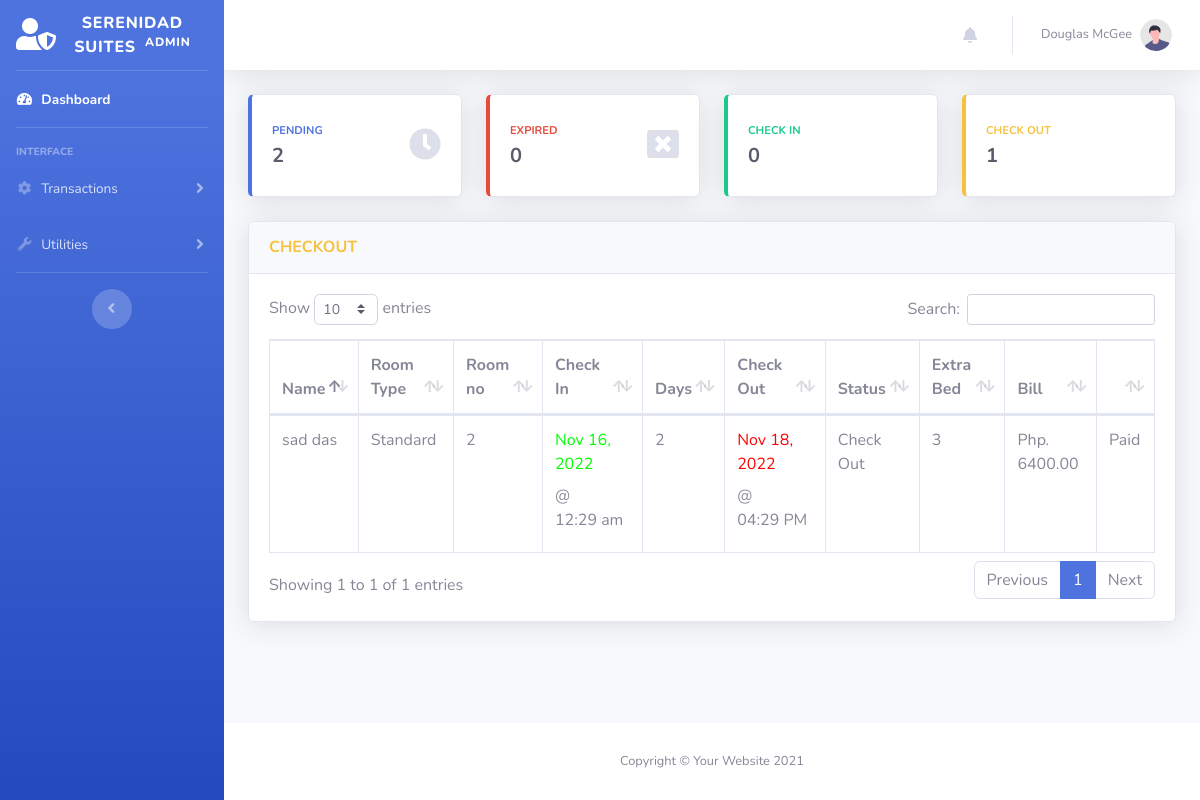
Before: /reservation-checkout.php with the older database file.
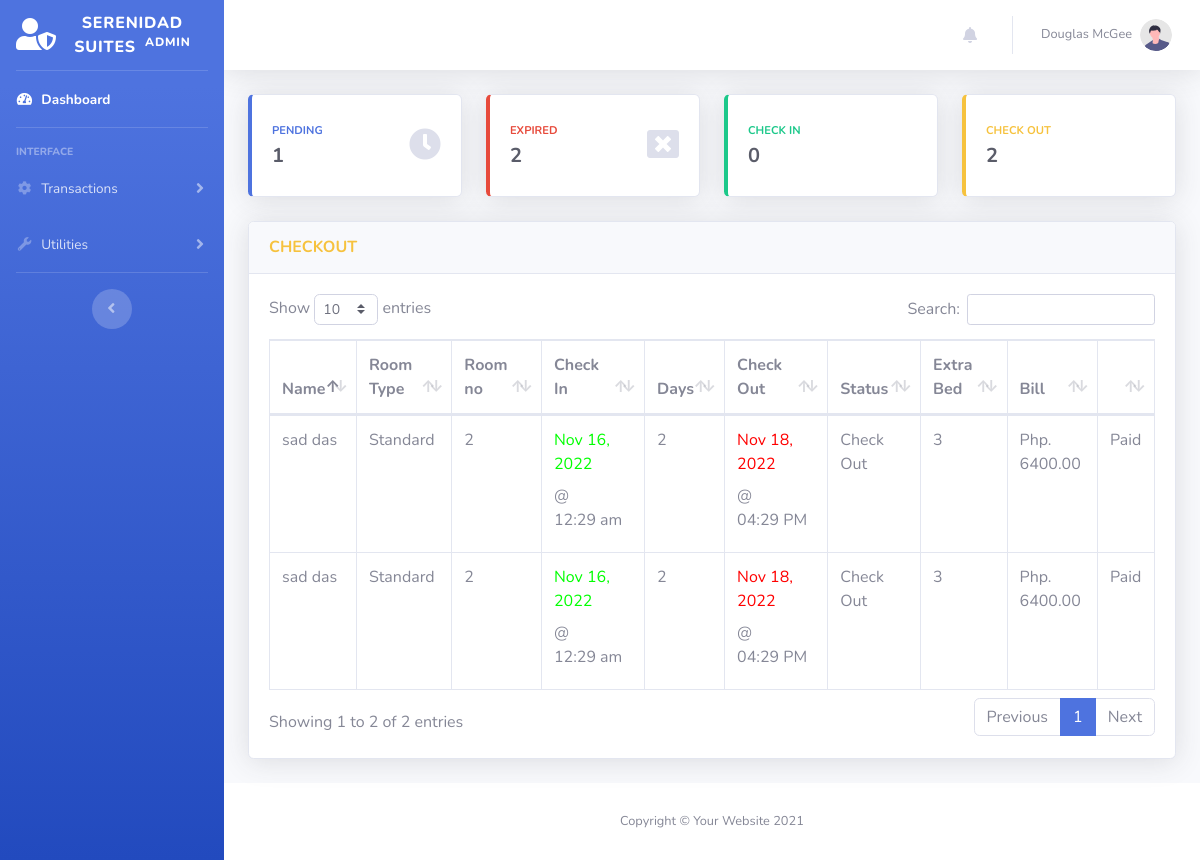
After: the same page with the newer database file.
### tables this page shows
CREATE TABLE `transactions` (
  `id` int NOT NULL,
  `guest_id` int NOT NULL,
  `room_id` int NOT NULL,
  `room_no` int DEFAULT NULL,
  `extra_bed` tinyint NOT NULL DEFAULT '0',
  `status` varchar(50) DEFAULT NULL,
  `days` int DEFAULT NULL,
  `checkin` varchar(50) DEFAULT NULL,
  `checkin_time` varchar(50) DEFAULT NULL,
  `checkout` varchar(50) DEFAULT NULL,
  `checkout_time` varchar(50) DEFAULT NULL,
  `bill` varchar(50) DEFAULT NULL,
  `valid_until` varchar(50) DEFAULT NULL,
  `is_unread` tinyint(1) NOT NULL DEFAULT '1',
  `created_at` datetime DEFAULT NULL,
  `updated_at` datetime DEFAULT NULL
);

CREATE TABLE `guest` (
  `id` int NOT NULL,
  `firstname` varchar(50) NOT NULL,
  `middlename` varchar(30) NOT NULL,
  `lastname` varchar(40) NOT NULL,
  `address` varchar(50) NOT NULL,
  `contactno` varchar(13) NOT NULL,
  `created_at` datetime DEFAULT NULL,
  `updated_at` datetime DEFAULT NULL
);

CREATE TABLE `room` (
  `id` int NOT NULL,
  `room_type` varchar(50) NOT NULL,
  `price` varchar(11) NOT NULL,
  `photo` varchar(100) NOT NULL
);

### models/Model.php (called while the page is built, shortened)
<?php
class Model
{
    protected $host = "localhost";
    protected $database = "db_hor";
    protected $username = "root";
    protected $password = "admin";
    protected $pdo;
    protected $stmt;
    public function connect(){
        try {
            $this->pdo = new PDO("mysql:host={$this->host};dbname={$this->database};charset=utf8","{$this->username}","{$this->password}");
            $this->pdo->setAttribute(PDO::ATTR_ERRMODE, PDO::ERRMODE_EXCEPTION);
            $this->pdo->setAttribute(PDO::ATTR_DEFAULT_FETCH_MODE, PDO::FETCH_ASSOC);
        } catch (PDOException $e) {
            echo $e->getMessage();
        }
    }
    public function setQuery($qry){
        $this->qry = $qry;
        $this->stmt = $this->pdo->query($this->qry);
        return $this;
    }
    public function getAll(){
        try {
            return $this->stmt->fetchAll();
        } catch (PDOException $e) {
            return $e->getMessage();
        }
    }
    public function getFirst(){
        try {
            $data =  $this->stmt->fetch();
            return (object) $data;
        } catch (PDOException $e) {
            return $e->getMessage();
        }
    }
}

### models/Transaction.php (called while the page is built, shortened)
<?php
Class Transaction extends Model {
    public function getCheckOutTransactions(){
        return $this->setQuery("SELECT
                                A.*,
                                B.firstname,
                                B.middlename,
                                B.lastname,
                                B.address,
                                B.contactno,
                                C.room_type,
                                C.price,
                                C.photo
                                FROM `transactions` as A
                                LEFT JOIN `guest` as B
                                ON A.guest_id = B.id
                                LEFT JOIN `room` as C
                                ON A.room_id = C.id
                                WHERE A.status = 'Check Out'
                                ORDER BY A.created_at DESC
                                ")
                                ->getAll();
    }
}

### reservation-checkout.php (the view, shortened to what the changed rows need)
<?php
$connection = new Transaction();
$CHECKOUT = $connection->getCheckOutTransactions();
?>
<?php include('includes/header.php') ?>
<body id="page-top">
    <div id="wrapper">
        <div id="content-wrapper" class="d-flex flex-column">
            <div id="content">
                <div class="container-fluid">
                    <div class="row">
                        <?php include('includes/count-cards.php') ?>
                    </div>
                    <div class="card shadow mb-4">
                        <div class="card-body">
                            <div class="table-responsive">
                                <table class="table table-bordered" id="dataTable" width="100%" cellspacing="0">
                                <thead>
                                    <tr>
                                        <th>Name</th>
                                        <th>Room Type</th>
                                        <th>Room no</th>
                                        <th>Check In</th>
                                        <th>Days</th>
                                        <th>Check Out</th>
                                        <th>Status</th>
                                        <th>Extra Bed</th>
                                        <th>Bill</th>
                                        <th></th>
                                    </tr>
                                </thead>
                                <tbody>
                                    <?php
                                        foreach ($CHECKOUT as $key => $value) {
                                    ?>
                                    <tr>
                                        <td><?= $value['firstname']." ".$value['lastname']?></td>
                                        <td><?= $value['room_type']?></td>
                                        <td><?= $value['room_no']?></td>
                                        <td><?= "<label style = 'color:#00ff00;'>".date("M d, Y", strtotime($value['checkin']))."</label>"." @ "."<label>".date("h:i a", strtotime($value['checkin_time']))."</label>"?></td>
                                        <td><?= $value['days']?></td>
                                        <td><?= "<label style = 'color:#ff0000;'>".date("M d, Y", strtotime($value['checkin']."+".$value['days']."DAYS"))."</label>"." @ "."<label>".date("h:i A", strtotime($value['checkout_time']))."</label>"?></td>
                                        <td><?= $value['status']?></td>
                                        <td>
                                            <?= $value['extra_bed'] == "0"
                                                ? "None"
                                                : $value['extra_bed']
                                            ?>
                                        </td>
                                        <td><?= "Php. ".$value['bill'].".00"?></td>
                                        <td><label class = "">Paid</label></td>
                                    </tr>
                                    <?php
                                        }
                                    ?>
                                </tbody>
                            </table>
                            </div>
                        </div>
                    </div>
                </div>
            </div>
        </div>
    </div>
</body>
</html>

### includes/count-cards.php (shortened to what the changed rows need)
<?php
$connection = new Transaction();
$pendingCount = $connection->setQuery("SELECT Count(id) AS count FROM `transactions`   WHERE `status` LIKE 'Pending'")->getFirst();
$expiredCount = $connection->setQuery("SELECT Count(id) AS count FROM `transactions`   WHERE `status` LIKE 'Expired'")->getFirst();
$checkoutCount = $connection->setQuery("SELECT Count(id) AS count FROM `transactions`   WHERE `status` LIKE 'Check Out'")->getFirst();
?>
<div class="col-xl-3 col-md-6 mb-4">
    <div class="card border-left-primary shadow h-100 py-2">
        <div class="card-body">
            <div class="row no-gutters align-items-center">
                <div class="col mr-2">
                    <div class="text-xs font-weight-bold text-primary text-uppercase mb-1">
                        PENDING</div>
                    <div class="h5 mb-0 font-weight-bold text-gray-800"> <?= $pendingCount->count ?> </div>
                </div>
            </div>
        </div>
    </div>
</div>
<div class="col-xl-3 col-md-6 mb-4">
    <div class="card border-left-danger shadow h-100 py-2">
        <div class="card-body">
            <div class="row no-gutters align-items-center">
                <div class="col mr-2">
                    <div class="text-xs font-weight-bold text-danger text-uppercase mb-1">
                        EXPIRED</div>
                    <div class="h5 mb-0 font-weight-bold text-gray-800"> <?= $expiredCount->count ?> </div>
                </div>
            </div>
        </div>
    </div>
</div>
<div class="col-xl-3 col-md-6 mb-4">
    <div class="card border-left-warning shadow h-100 py-2">
        <div class="card-body">
            <div class="row no-gutters align-items-center">
                <div class="col mr-2">
                    <div class="text-xs font-weight-bold text-warning text-uppercase mb-1">
                        CHECK OUT</div>
                    <div class="h5 mb-0 font-weight-bold text-gray-800"> <?= $checkoutCount->count ?> </div>
                </div>
            </div>
        </div>
    </div>
</div>

Changed rows visible on the page:
added transactions: guest.firstname "sad", guest.lastname "das", room.room_type "Standard", room_no "2", checkin "Nov 16, 2022", checkin_time "12:29 am", days "2", checkin+days "Nov 18, 2022", checkout_time "04:29 PM", status "Check Out", extra_bed "3", bill "6400"
Other visible differences:
$pendingCount->count: "2" → "1"
$expiredCount->count: "0" → "2"
$checkoutCount->count: "1" → "2"
text written by a page script: "Show entries Search: Showing 1 to 1 of 1 entries Previous 1 Next" → "Show entries Search: Showing 1 to 2 of 2 entries Previous 1 Next"
